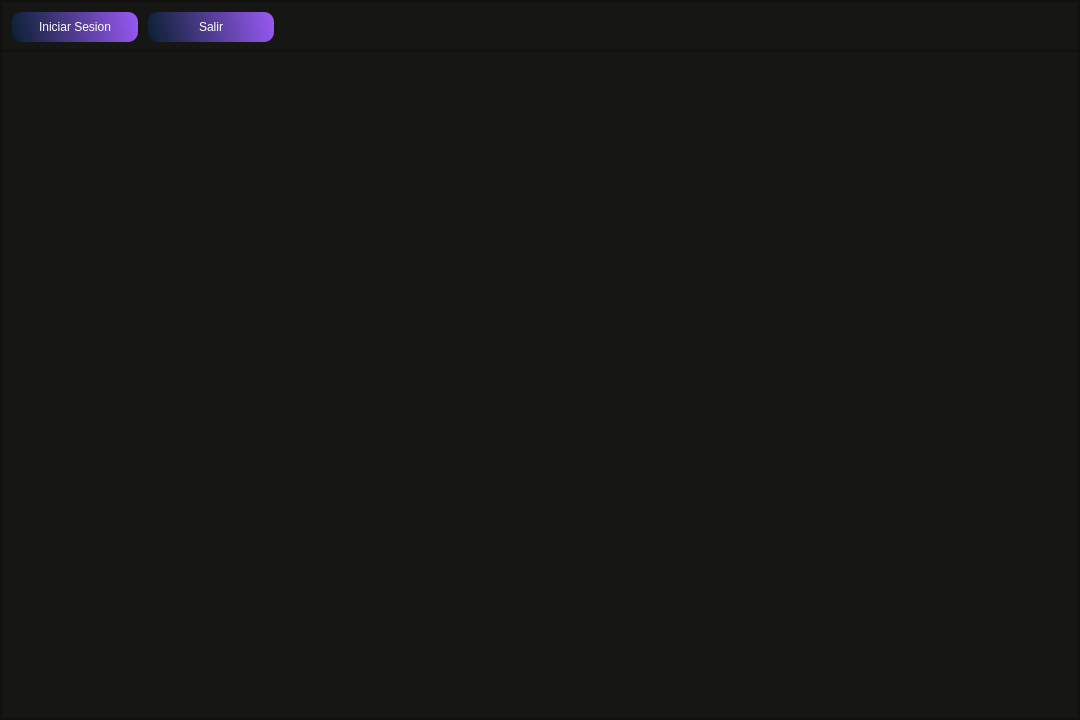
<?xml version="1.0" encoding="UTF-8"?>
<ui version="4.0">
 <class>ventana_inicio</class>
 <widget class="QMainWindow" name="ventana_inicio">
  <property name="geometry">
   <rect>
    <x>0</x>
    <y>0</y>
    <width>1080</width>
    <height>720</height>
   </rect>
  </property>
  <property name="windowTitle">
   <string>Inicio</string>
  </property>
  <property name="animated">
   <bool>true</bool>
  </property>
  <widget class="QWidget" name="centralwidget">
   <layout class="QVBoxLayout" name="verticalLayout">
    <property name="spacing">
     <number>0</number>
    </property>
    <property name="leftMargin">
     <number>0</number>
    </property>
    <property name="topMargin">
     <number>0</number>
    </property>
    <property name="rightMargin">
     <number>0</number>
    </property>
    <property name="bottomMargin">
     <number>0</number>
    </property>
    <item>
     <widget class="QFrame" name="frame_fondo">
      <property name="styleSheet">
       <string notr="true">background-color: rgb(22, 22, 20);</string>
      </property>
      <property name="frameShape">
       <enum>QFrame::StyledPanel</enum>
      </property>
      <property name="frameShadow">
       <enum>QFrame::Raised</enum>
      </property>
      <layout class="QVBoxLayout" name="verticalLayout_2">
       <property name="spacing">
        <number>0</number>
       </property>
       <property name="leftMargin">
        <number>0</number>
       </property>
       <property name="topMargin">
        <number>0</number>
       </property>
       <property name="rightMargin">
        <number>0</number>
       </property>
       <property name="bottomMargin">
        <number>0</number>
       </property>
       <item>
        <widget class="QFrame" name="frame_superior">
         <property name="maximumSize">
          <size>
           <width>16777215</width>
           <height>50</height>
          </size>
         </property>
         <property name="styleSheet">
          <string notr="true">

QPushButton{
background-color: qlineargradient(spread:reflect, x1:0, y1:0.562273, x2:1, y2:0.5, stop:0 rgba(11, 38, 67, 184), stop: 1 rgba(150, 88, 240, 255));
border-radius: 10px;
font: 12pt &quot;Sans Serif&quot;;
color: rgb(255, 255, 254); }

QPushButton:hover{
background-color: qlineargradient(spread:reflect, x1:0, y1:0.562273, x2:0.949, y2:0.545455, stop: 0 rgba(11, 38, 67, 184), stop:1 rgba(88, 240, 171, 255));
border-radius:10px;
font: 12pt &quot;Sans Serif&quot;;
color: rgb(255, 255, 254);
}</string>
         </property>
         <property name="frameShape">
          <enum>QFrame::StyledPanel</enum>
         </property>
         <property name="frameShadow">
          <enum>QFrame::Raised</enum>
         </property>
         <layout class="QHBoxLayout" name="horizontalLayout_2">
          <property name="spacing">
           <number>0</number>
          </property>
          <property name="leftMargin">
           <number>0</number>
          </property>
          <property name="topMargin">
           <number>0</number>
          </property>
          <property name="rightMargin">
           <number>10</number>
          </property>
          <property name="bottomMargin">
           <number>0</number>
          </property>
          <item>
           <layout class="QHBoxLayout" name="horizontalLayout">
            <property name="spacing">
             <number>10</number>
            </property>
            <property name="leftMargin">
             <number>10</number>
            </property>
            <property name="topMargin">
             <number>10</number>
            </property>
            <property name="rightMargin">
             <number>10</number>
            </property>
            <property name="bottomMargin">
             <number>10</number>
            </property>
            <item>
             <widget class="QPushButton" name="pushButton_iniciarsesion">
              <property name="minimumSize">
               <size>
                <width>126</width>
                <height>30</height>
               </size>
              </property>
              <property name="text">
               <string>Iniciar Sesion</string>
              </property>
             </widget>
            </item>
            <item>
             <widget class="QPushButton" name="pushButton_Salir">
              <property name="minimumSize">
               <size>
                <width>126</width>
                <height>30</height>
               </size>
              </property>
              <property name="styleSheet">
               <string notr="true">QPushButton:hover{
background-color: qlineargradient(spread:pad, x1:0, y1:0, x2:1, y2:0, stop:0 rgba(0, 0, 0, 255), stop:0.727273 rgba(142, 19, 16, 255));
border-radius:10px;
font: 12pt &quot;Sans Serif&quot;;
color: rgb(255, 255, 254);
}</string>
              </property>
              <property name="text">
               <string>Salir</string>
              </property>
             </widget>
            </item>
           </layout>
          </item>
          <item>
           <spacer name="horizontalSpacer">
            <property name="orientation">
             <enum>Qt::Horizontal</enum>
            </property>
            <property name="sizeHint" stdset="0">
             <size>
              <width>781</width>
              <height>20</height>
             </size>
            </property>
           </spacer>
          </item>
         </layout>
        </widget>
       </item>
       <item>
        <widget class="QFrame" name="frame_inferior">
         <property name="frameShape">
          <enum>QFrame::StyledPanel</enum>
         </property>
         <property name="frameShadow">
          <enum>QFrame::Raised</enum>
         </property>
        </widget>
       </item>
      </layout>
     </widget>
    </item>
   </layout>
  </widget>
 </widget>
 <resources/>
 <connections/>
</ui>
